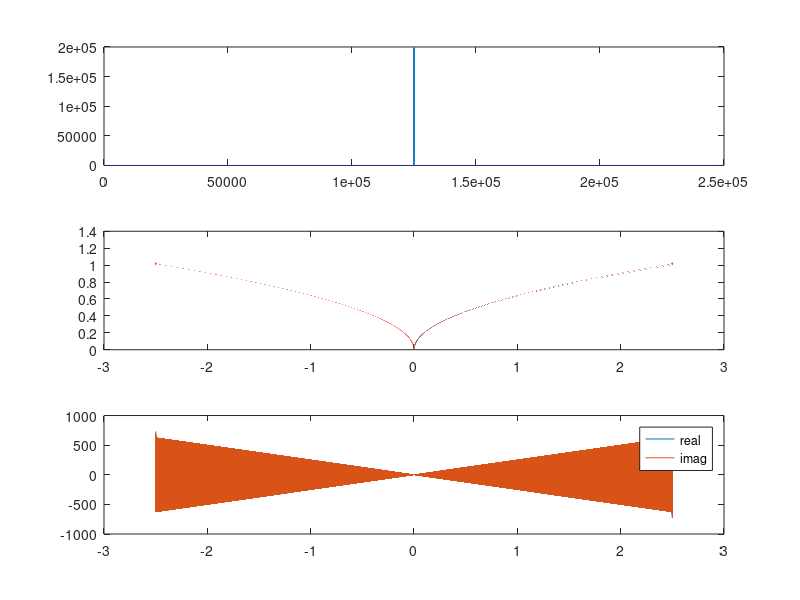

This figure's MATLAB source:


clc
clearvars
cla
close all

%% вычисление дробной производной через преобразование фурье

fs = 50000;

totalTime = 5;

Ts = 1 / fs;

tic

t = -totalTime/2:Ts:totalTime/2 - Ts;

% функция от которой будет взяда дробная производная порядка 1/2
ft = t ; 

l = length(ft);

w = 0:l-1 ;

n = 1/2; % порядок дифф

fw = fftshift(fft(ft));

figure(1)
subplot(311)
plot(w,abs(fw))

dw = (-1i * w ) .^ n;

ftt = (ifft(dw.*fw));
%ifftshift
toc

% Аналитическая функция производной 
figure(1)
subplot(312)
plot(t, sqrt(t)/sqrt(t(end)));  

figure(1)
subplot(313)
plot(t, real(ftt),t, imag(ftt))
legend('real','imag')

% Численно вычисленная функция производной 
figure(1)
subplot(312)
hold on
plot(t, sqrt(abs(ftt))/sqrt(abs(ftt(end))))
hold off


